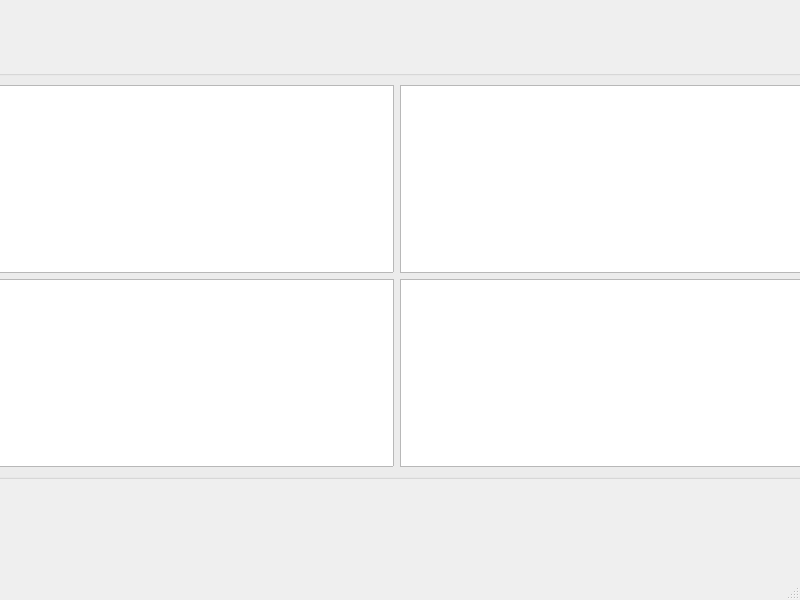
<?xml version="1.0" encoding="UTF-8"?>
<ui version="4.0">
 <class>MainWindow</class>
 <widget class="QMainWindow" name="MainWindow">
  <property name="geometry">
   <rect>
    <x>0</x>
    <y>0</y>
    <width>800</width>
    <height>600</height>
   </rect>
  </property>
  <property name="windowTitle">
   <string>MainWindow</string>
  </property>
  <widget class="QWidget" name="centralwidget">
   <widget class="QGroupBox" name="groupBox_3">
    <property name="geometry">
     <rect>
      <x>-40</x>
      <y>70</y>
      <width>873</width>
      <height>409</height>
     </rect>
    </property>
    <property name="title">
     <string/>
    </property>
    <layout class="QGridLayout" name="gridLayout_9">
     <item row="0" column="0">
      <widget class="PlotWidget" name="ch1_PlotWidget">
       <property name="sizePolicy">
        <sizepolicy hsizetype="Expanding" vsizetype="Expanding">
         <horstretch>1</horstretch>
         <verstretch>1</verstretch>
        </sizepolicy>
       </property>
      </widget>
     </item>
     <item row="0" column="1">
      <widget class="PlotWidget" name="ch3_PlotWidget">
       <property name="sizePolicy">
        <sizepolicy hsizetype="Expanding" vsizetype="Expanding">
         <horstretch>1</horstretch>
         <verstretch>1</verstretch>
        </sizepolicy>
       </property>
      </widget>
     </item>
     <item row="1" column="0">
      <widget class="PlotWidget" name="ch2_PlotWidget">
       <property name="sizePolicy">
        <sizepolicy hsizetype="Expanding" vsizetype="Expanding">
         <horstretch>1</horstretch>
         <verstretch>1</verstretch>
        </sizepolicy>
       </property>
      </widget>
     </item>
     <item row="1" column="1">
      <widget class="PlotWidget" name="ch4_PlotWidget">
       <property name="sizePolicy">
        <sizepolicy hsizetype="Expanding" vsizetype="Expanding">
         <horstretch>1</horstretch>
         <verstretch>1</verstretch>
        </sizepolicy>
       </property>
       <property name="interactive">
        <bool>true</bool>
       </property>
       <property name="dragMode">
        <enum>QGraphicsView::NoDrag</enum>
       </property>
       <property name="resizeAnchor">
        <enum>QGraphicsView::NoAnchor</enum>
       </property>
       <property name="rubberBandSelectionMode">
        <enum>Qt::ContainsItemShape</enum>
       </property>
      </widget>
     </item>
    </layout>
   </widget>
  </widget>
  <widget class="QMenuBar" name="menubar">
   <property name="geometry">
    <rect>
     <x>0</x>
     <y>0</y>
     <width>800</width>
     <height>26</height>
    </rect>
   </property>
  </widget>
  <widget class="QStatusBar" name="statusbar"/>
 </widget>
 <customwidgets>
  <customwidget>
   <class>PlotWidget</class>
   <extends>QGraphicsView</extends>
   <header>pyqtgraph</header>
  </customwidget>
 </customwidgets>
 <resources/>
 <connections/>
</ui>
